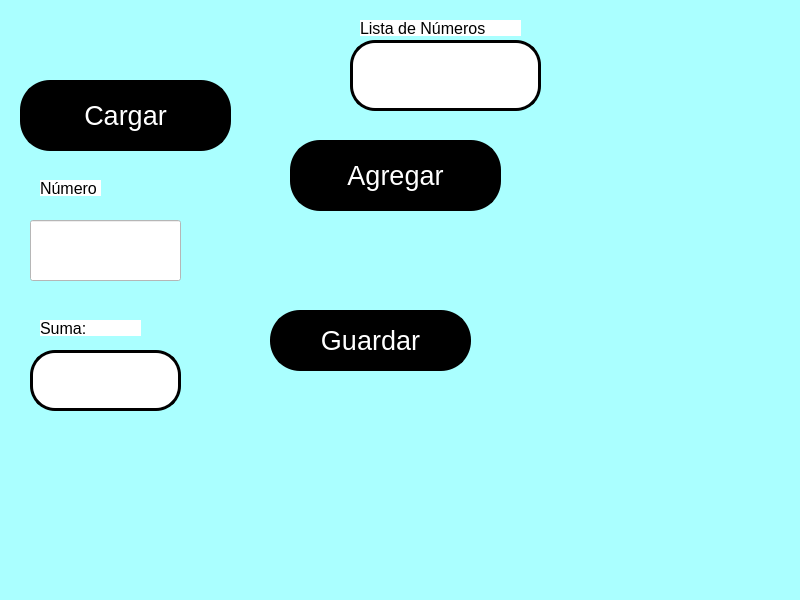
<?xml version="1.0" encoding="UTF-8"?>
<ui version="4.0">
 <class>P01_EjemploConUnBoton</class>
 <widget class="QMainWindow" name="P01_EjemploConUnBoton">
  <property name="geometry">
   <rect>
    <x>0</x>
    <y>0</y>
    <width>800</width>
    <height>600</height>
   </rect>
  </property>
  <property name="windowTitle">
   <string>MainWindow</string>
  </property>
  <property name="styleSheet">
   <string notr="true">background-color: rgb(170, 255, 255);</string>
  </property>
  <widget class="QWidget" name="centralwidget">
   <widget class="QPushButton" name="btn_agregar">
    <property name="geometry">
     <rect>
      <x>290</x>
      <y>140</y>
      <width>211</width>
      <height>71</height>
     </rect>
    </property>
    <property name="font">
     <font>
      <pointsize>20</pointsize>
     </font>
    </property>
    <property name="styleSheet">
     <string notr="true">background-color: rgb(0, 0, 0);
color: rgb(255, 255, 255);
border-radius: 30px;
border: 3px solid black;</string>
    </property>
    <property name="text">
     <string>Agregar</string>
    </property>
   </widget>
   <widget class="QLineEdit" name="txt_numero">
    <property name="geometry">
     <rect>
      <x>30</x>
      <y>220</y>
      <width>151</width>
      <height>61</height>
     </rect>
    </property>
    <property name="font">
     <font>
      <pointsize>19</pointsize>
     </font>
    </property>
    <property name="styleSheet">
     <string notr="true">alternate-background-color: rgb(255, 255, 255);
background-color: rgb(255, 255, 255);</string>
    </property>
    <property name="text">
     <string/>
    </property>
    <property name="alignment">
     <set>Qt::AlignCenter</set>
    </property>
   </widget>
   <widget class="QLabel" name="label">
    <property name="geometry">
     <rect>
      <x>40</x>
      <y>180</y>
      <width>61</width>
      <height>16</height>
     </rect>
    </property>
    <property name="font">
     <font>
      <pointsize>12</pointsize>
     </font>
    </property>
    <property name="styleSheet">
     <string notr="true">background-color: rgb(255, 255, 255);</string>
    </property>
    <property name="text">
     <string>Número</string>
    </property>
   </widget>
   <widget class="QLineEdit" name="txt_suma">
    <property name="geometry">
     <rect>
      <x>30</x>
      <y>350</y>
      <width>151</width>
      <height>61</height>
     </rect>
    </property>
    <property name="font">
     <font>
      <pointsize>19</pointsize>
     </font>
    </property>
    <property name="styleSheet">
     <string notr="true">background-color: rgb(255, 255, 255);
border-radius:25px;
border: 3px solid black;
</string>
    </property>
    <property name="text">
     <string/>
    </property>
    <property name="alignment">
     <set>Qt::AlignCenter</set>
    </property>
   </widget>
   <widget class="QLabel" name="label_3">
    <property name="geometry">
     <rect>
      <x>40</x>
      <y>320</y>
      <width>101</width>
      <height>16</height>
     </rect>
    </property>
    <property name="font">
     <font>
      <pointsize>12</pointsize>
     </font>
    </property>
    <property name="styleSheet">
     <string notr="true">background-color: rgb(255, 255, 255);</string>
    </property>
    <property name="text">
     <string>Suma:</string>
    </property>
    <property name="alignment">
     <set>Qt::AlignLeading|Qt::AlignLeft|Qt::AlignVCenter</set>
    </property>
   </widget>
   <widget class="QPushButton" name="btn_guardar">
    <property name="geometry">
     <rect>
      <x>270</x>
      <y>310</y>
      <width>201</width>
      <height>61</height>
     </rect>
    </property>
    <property name="font">
     <font>
      <pointsize>20</pointsize>
     </font>
    </property>
    <property name="styleSheet">
     <string notr="true">background-color: rgb(0, 0, 0);
color: rgb(255, 255, 255);
border-radius: 30px;
border: 3px solid black;</string>
    </property>
    <property name="text">
     <string>Guardar</string>
    </property>
   </widget>
   <widget class="QPushButton" name="btn_cargar">
    <property name="geometry">
     <rect>
      <x>20</x>
      <y>80</y>
      <width>211</width>
      <height>71</height>
     </rect>
    </property>
    <property name="font">
     <font>
      <pointsize>20</pointsize>
     </font>
    </property>
    <property name="styleSheet">
     <string notr="true">background-color: rgb(0, 0, 0);
color: rgb(255, 255, 255);
border-radius: 30px;
border: 3px solid black;</string>
    </property>
    <property name="text">
     <string>Cargar</string>
    </property>
   </widget>
   <widget class="QTextEdit" name="txt_lista_numeros">
    <property name="geometry">
     <rect>
      <x>350</x>
      <y>40</y>
      <width>191</width>
      <height>71</height>
     </rect>
    </property>
    <property name="styleSheet">
     <string notr="true">background-color: rgb(255, 255, 255);
border-radius:25px;
border: 3px solid black;</string>
    </property>
   </widget>
   <widget class="QLabel" name="label_2">
    <property name="geometry">
     <rect>
      <x>360</x>
      <y>20</y>
      <width>161</width>
      <height>16</height>
     </rect>
    </property>
    <property name="font">
     <font>
      <pointsize>12</pointsize>
     </font>
    </property>
    <property name="styleSheet">
     <string notr="true">background-color: rgb(255, 255, 255);</string>
    </property>
    <property name="text">
     <string>Lista de Números</string>
    </property>
   </widget>
  </widget>
  <widget class="QMenuBar" name="menubar">
   <property name="geometry">
    <rect>
     <x>0</x>
     <y>0</y>
     <width>800</width>
     <height>21</height>
    </rect>
   </property>
  </widget>
  <widget class="QStatusBar" name="statusbar"/>
 </widget>
 <resources/>
 <connections/>
</ui>
